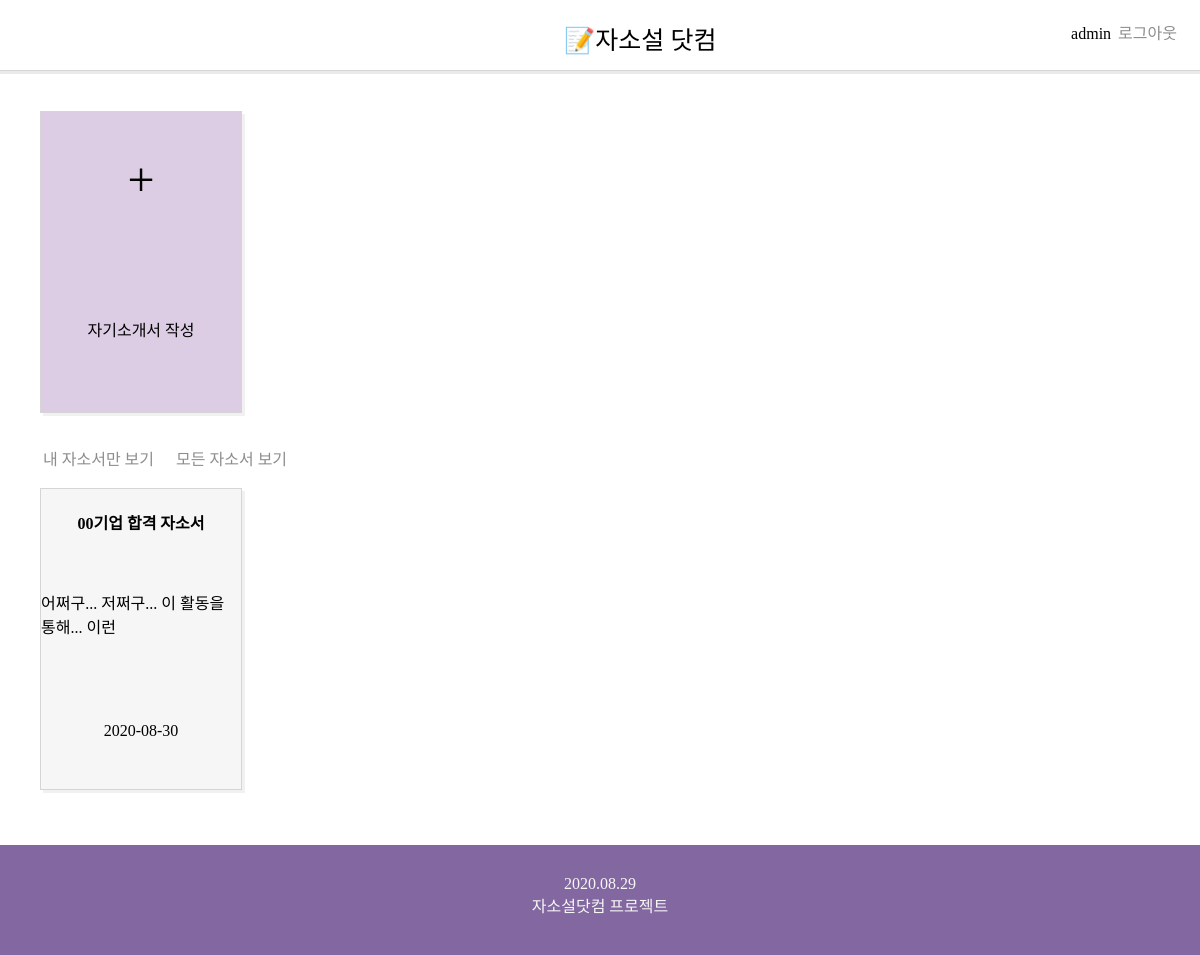
Page /myindex/ (signed in) on the committed database.
### jssapp/models.py (models this page shows, shortened)
class Jasoseol(models.Model):
    title = models.CharField(max_length=50)
    content = models.TextField()
    upload_at = models.DateTimeField(auto_now=True)
    author = models.ForeignKey(User, on_delete=models.CASCADE)
    def summaryB(self):
        return self.content[:30]

### jssapp/views.py (the view)
# urls.py: path('myindex/', views.myindex, name='my_index'),
@login_required
def myindex(request):
    my_jss = Jasoseol.objects.filter(author=request.user)
    return render(request, 'index.html', {'all_jss':my_jss})

### jssapp/templates/index.html (shortened to what this page needs)
{%extends 'tem.html'%}
{%block contents%}
<div class="box">
    <div class="make_jss" onclick="location.href='/create/'">
        <div class="plus_btn">
                +
        </div>
        <p class="create">자기소개서 작성</p>
    </div>
    <br>
    <div class="btn" onclick="location.href='/myindex/'">내 자소서만 보기</div> &nbsp;&nbsp;
    <div class="btn" onclick="location.href='/'">모든 자소서 보기</div><br><br>
    {%for jss in all_jss%}
    <div class="all_jss" onclick="location.href='/detail/{{jss.id}}'">
        <h4 class="title">{{jss.title}}</h4>
        <p>{{jss.summaryB}}</p>
        <p>{{jss.upload_at|date:"Y-m-d"}}</p>
    </div>
    {%endfor%}
</div>
{%endblock%}

### jssProj/templates/tem.html (shortened to what this page needs)
{%load static%}
<!DOCTYPE html>
<html>
<head>
    <link rel='stylesheet' type='text/css' href='{%static 'index.css'%}'>
</head>
<body>
    <div id="nav">
        <span class="logo" onclick="location.href='/'">📝자소설 닷컴</span>
        <div id="profile">
            {%if user.is_authenticated%}
            {{user}}
            <div class="btn" onclick="location.href='/accounts/logout/'">로그아웃</div>
            {%else%}
            <div class="btn" onclick="location.href='/accounts/signup/'">회원가입하기</div>
            <div class="btn" onclick="location.href='/accounts/login/'">로그인</div>
            {%endif%}
    </div>
    </div>
{%block contents%}
{%endblock%}
<footer>
    2020.08.29 <br>
    자소설닷컴 프로젝트
</footer>
</body>
</html>

### jssapp/static/index.css (style rules this page uses)
body { margin:0 0; padding:0; font-family: 'NanumBarunGothic'; }
.make_jss, .all_jss { width: 200px; height: 300px; border: 1px solid #D5D5D5; display: flex; align-items: center; flex-direction: column; margin-bottom: 15px; margin-right: 7px; box-shadow: 3px 3px #f2f1f2 ; }
.all_jss { display: inline-flex; background-color: #F6F6F6; transition: background-color 1s; }
.make_jss { background-color:#dccce4; transition: background-color 1s; }
.plus_btn { flex:1; display:flex; align-items: center; font-size: 3rem; }
p { flex:1; display: flex; align-items: center; }
#nav { width:100%; height: 50px; padding-top:20px; border-bottom: 1px #D5D5D5 solid; box-shadow: 0px 3px #EAEAEA; }
.logo { position: relative; left: 47%; font-family: 'paybooc-Bold'; font-size: 25px; }
#profile { display: inline; float: right; margin-right: 20px; }
.box { margin: 40px; }
.btn { color: #8D8D8D; display: inline; margin: 3px; border-radius: 3px; }
footer { position: relative; width: 100%; height: 80px; background-color: rgb(131,103,161); text-align: center; padding-top: 30px; color: #F6F6F6; }

### rows in the picture
Jasoseol: title "00기업 합격 자소서", summaryB "어쩌구... 저쩌구... 이 활동을 통해... 이런", upload_at "2020-08-30"

### other values in the picture
{{ user }} "admin"
